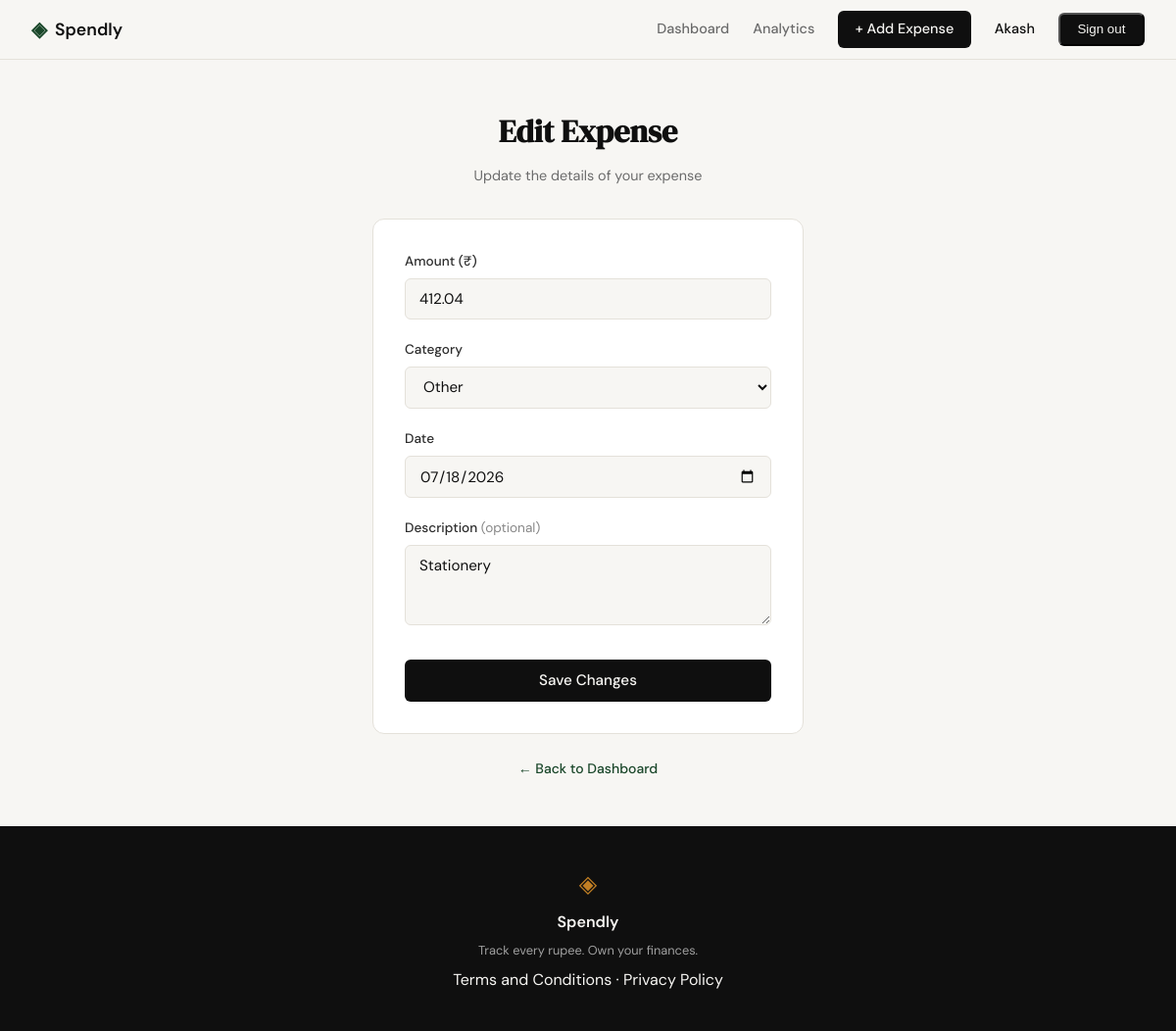
The page /expenses/18/edit (signed in) on the database its author committed.
### tables this page shows
CREATE TABLE expenses (
            id INTEGER PRIMARY KEY AUTOINCREMENT,
            user_id INTEGER NOT NULL,
            amount REAL NOT NULL,
            category TEXT NOT NULL,
            date TEXT NOT NULL,
            description TEXT,
            created_at TEXT DEFAULT (datetime('now')),
            FOREIGN KEY (user_id) REFERENCES users(id)
        );

### app.py (the view, shortened to what this page needs)
@app.route("/expenses/<int:id>/edit", methods=["GET", "POST"])
def edit_expense(id):
    if not session.get("user_id"):
        return redirect(url_for("login"))
    expense = get_expense_by_id(id, session["user_id"])
    if expense is None:
        abort(404)
    categories = [
        "Food",
        "Transport",
        "Bills",
        "Health",
        "Entertainment",
        "Shopping",
        "Other",
    ]
    if request.method == "GET":
        return render_template(
            "edit_expense.html", expense=expense, categories=categories
        )

### database/db.py (called while the page is built)
def get_db():
    conn = sqlite3.connect(DB_PATH)
    conn.row_factory = sqlite3.Row
    conn.execute("PRAGMA foreign_keys = ON")
    return conn

### database/queries.py (called while the page is built)
def get_expense_by_id(expense_id, user_id):
    conn = get_db()
    row = conn.execute(
        "SELECT * FROM expenses WHERE id = ? AND user_id = ?", (expense_id, user_id)
    ).fetchone()
    conn.close()
    return row

### templates/edit_expense.html (shortened to what this page needs)
{% extends "base.html" %}
{% block content %}
<section class="auth-section">
    <div class="auth-container">
        <div class="auth-header">
            <h1 class="auth-title">Edit Expense</h1>
            <p class="auth-subtitle">Update the details of your expense</p>
        </div>
        <div class="auth-card">
            <form method="post" action="/expenses/{{ expense.id }}/edit">
                <div class="form-group">
                    <label for="amount">Amount (₹)</label>
                    <input type="number" id="amount" name="amount"
                           class="form-input" placeholder="0.00"
                           step="0.01" min="0.01"
                           value="{{ form_amount if form_amount is defined else expense.amount }}"
                           required autofocus>
                </div>
                <div class="form-group">
                    <label for="category">Category</label>
                    <select id="category" name="category" class="form-input" required>
                        {% set selected_cat = form_category if form_category is defined else expense.category %}
                        {% for cat in categories %}
                        <option value="{{ cat }}" {% if selected_cat == cat %}selected{% endif %}>{{ cat }}</option>
                        {% endfor %}
                    </select>
                </div>
                <div class="form-group">
                    <label for="date">Date</label>
                    <input type="date" id="date" name="date"
                           class="form-input"
                           value="{{ form_date if form_date is defined else expense.date }}"
                           required>
                </div>
                <div class="form-group">
                    <label for="description">Description <span style="font-weight:400;color:#888;">(optional)</span></label>
                    <textarea id="description" name="description"
                              class="form-input" placeholder="What was this expense for?"
                              rows="3">{{ form_description if form_description is defined else (expense.description or '') }}</textarea>
                </div>
                <button type="submit" class="btn-submit">Save Changes</button>
            </form>
        </div>
        <p class="auth-switch">
            <a href="{{ url_for('profile') }}">← Back to Dashboard</a>
        </p>
    </div>
</section>
{% endblock %}

### static/css/style.css (style rules this page uses)
:root { --ink: #0f0f0f; --ink-soft: #2d2d2d; --ink-muted: #6b6b6b; --ink-faint: #a0a0a0; --paper: #f7f6f3; --paper-warm: #f0ede6; --paper-card: #ffffff; --accent: #1a472a; --accent-light: #e8f0eb; --accent-2: #c17f24; --accent-2-light: #fdf3e3; --danger: #c0392b; --danger-light: #fdecea; --border: #e4e1da; --border-soft: #eeebe4; --font-display: 'DM Serif Display', Georgia, serif; --font-body: 'DM Sans', system-ui, sans-serif; --max-width: 1200px; --auth-width: 440px; --radius-sm: 6px; --radius-md: 12px; --radius-lg: 20px; }
*, *::before, *::after { box-sizing: border-box; margin: 0; padding: 0; }
html { font-size: 16px; scroll-behavior: smooth; }
body { background: var(--paper); color: var(--ink); font-family: var(--font-body); font-size: 1rem; line-height: 1.6; -webkit-font-smoothing: antialiased; }
a { color: inherit; text-decoration: none; }
.auth-section { min-height: calc(100vh - 60px - 100px); display: flex; align-items: center; justify-content: center; padding: 3rem 2rem; }
.auth-container { width: 100%; max-width: var(--auth-width); }
.auth-header { text-align: center; margin-bottom: 2rem; }
.auth-title { font-family: var(--font-display); font-size: 2rem; color: var(--ink); margin-bottom: 0.5rem; }
.auth-subtitle { font-size: 0.9rem; color: var(--ink-muted); }
.auth-card { background: var(--paper-card); border: 1px solid var(--border); border-radius: var(--radius-md); padding: 2rem; margin-bottom: 1.5rem; }
.form-group { margin-bottom: 1.25rem; }
.form-group label { display: block; font-size: 0.85rem; font-weight: 500; color: var(--ink-soft); margin-bottom: 0.4rem; }
.form-input { width: 100%; padding: 0.6rem 0.875rem; border: 1px solid var(--border); border-radius: var(--radius-sm); font-family: var(--font-body); font-size: 0.95rem; color: var(--ink); background: var(--paper); outline: none; transition: border-color 0.2s; }
.form-input::placeholder { color: var(--ink-faint); }
.btn-submit { width: 100%; padding: 0.7rem; background: var(--ink); color: var(--paper); border: none; border-radius: var(--radius-sm); font-family: var(--font-body); font-size: 0.95rem; font-weight: 500; cursor: pointer; transition: background 0.2s; margin-top: 0.5rem; }
.auth-switch { text-align: center; font-size: 0.875rem; color: var(--ink-muted); }
.auth-switch a { color: var(--accent); font-weight: 500; }

### rows shown on the page
expenses: amount "412.04", category "Other", date "07/18/2026", description "Stationery"

### other values the page prints
{{ session.get('user_name') }} "Akash"
